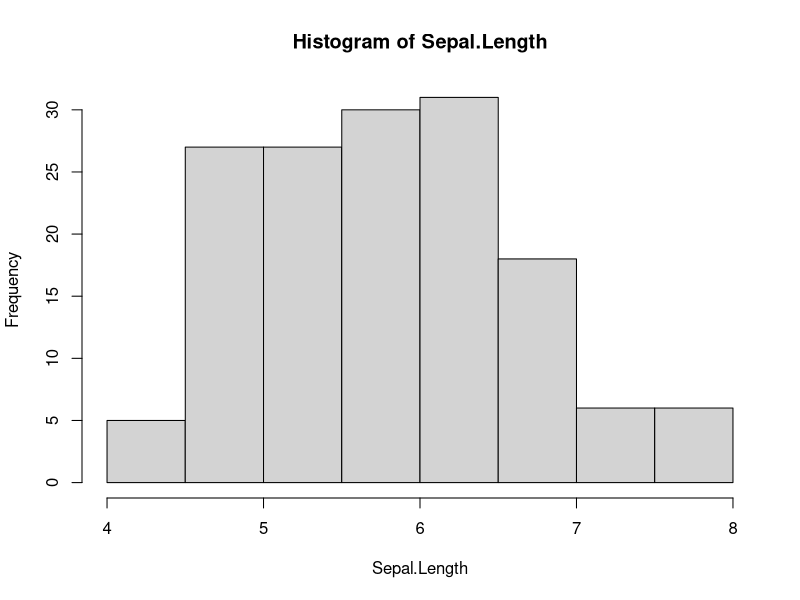
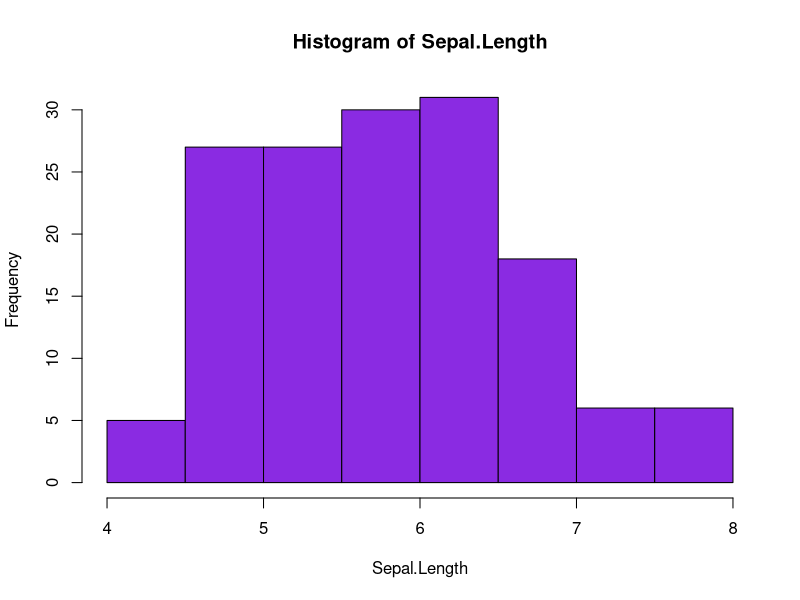
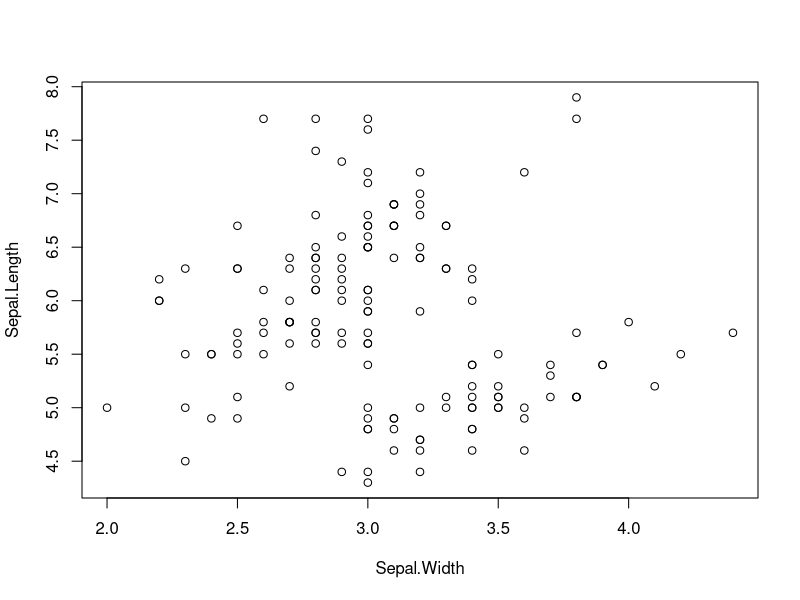

These charts were generated, in order, by the following R code:
## ---- chunk 1
knitr::opts_chunk$set(
	echo = TRUE,
	message = FALSE,
	warning = FALSE
)
## ---- chunk 2
data(iris)
attach(iris)
names(iris)
## ---- chunk 3
head(iris)
## ---- chunk 4
#Examining variable levels
levels(Species)

#Creating an object to quantify how many levels do we have
spp<-levels(Species)
length(spp)
## ---- chunk 5
hist(Sepal.Length)
## ---- chunk 6
hist(Sepal.Length, col="blueviolet")
## ---- chunk 7
plot(Sepal.Length~Sepal.Width)
## ---- chunk 8
sessionInfo()
